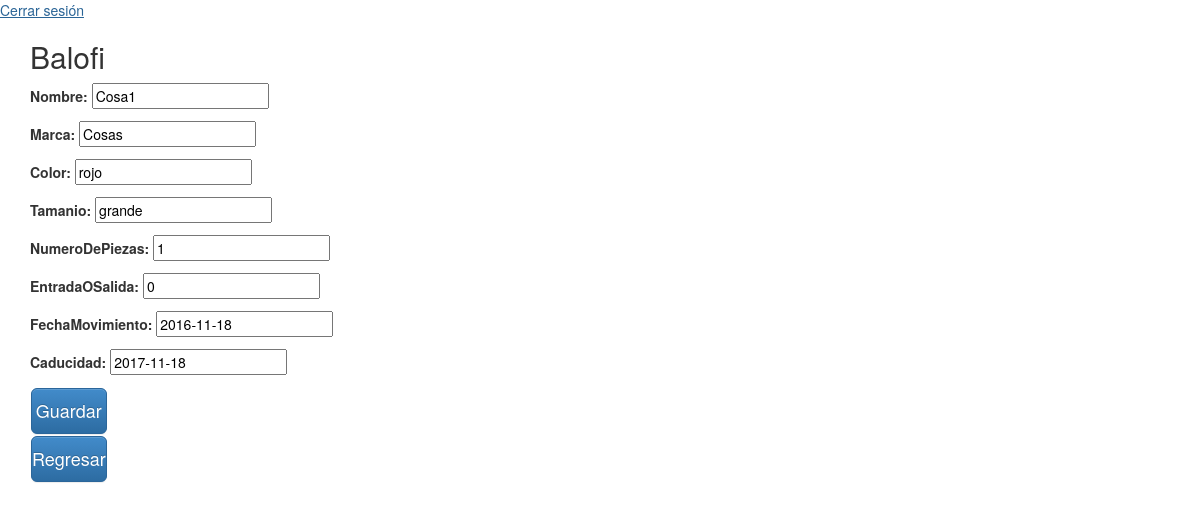
Page /editarProducto/1/NIGL910324AA1 on the committed database.
### balofi/models.py (models this page shows)
class Productos(models.Model):
	idProducto = models.IntegerField(primary_key=True)
	nombre = models.CharField(max_length=50)
	marca = models.CharField(max_length=50)
	color = models.CharField(max_length=15)
	tamanio = models.CharField(max_length=15)
	numeroDePiezas = models.IntegerField(default=1)
	entradaOSalida = models.IntegerField(default=0)
	fechaMovimiento = models.DateField(auto_now=False,auto_now_add=False)
	caducidad = models.DateField(auto_now=False,auto_now_add=False)
	cantidad = models.IntegerField(default=1)
	cliente = models.CharField(max_length=13)

### balofi/views.py (the view)
# urls.py: url(r'^editarProducto/(?P<pk>.+)/(?P<rfc>.+)$', views.editar_Producto, name='editarProducto'),
def editar_Producto(request, pk, rfc):
	producto = get_object_or_404(Productos, pk=pk)
	cliente = get_object_or_404(Clientes, rfc=rfc)
	if request.method == "POST":
		form = FormProducto(request.POST,instance=producto)
		if form.is_valid():
			x = form.save(commit=False)
			producto.save()
			return redirect(VerProductos, cliente.rfc)
	else:
		form = FormProducto(instance = producto)
		return render(request,'balofi/editarProducto.html',{'form':form, 'cliente':cliente})
	form=Formproducto(instance = producto)
	return render(request, 'balofi/editarProducto.html', {'form':form, 'cliente':cliente})

### balofi/forms.py
class FormProducto(forms.ModelForm):
	class Meta:
		model=Productos
		fields=('nombre','marca','color','tamanio','numeroDePiezas','entradaOSalida','fechaMovimiento','caducidad',)

### balofi/templates/balofi/editarProducto.html (shortened to what this page needs)
{% load i18n staticfiles %}
<html>
<head>
<link rel="stylesheet" type="text/css" href="{% static 'balofi/css/bootstrap.min.css' %}">
<link rel="stylesheet" type="text/css" href="{% static 'balofi/css/bootstrap-theme.min.css' %}">
<link rel="stylesheet" type="text/css" href="{% static 'balofi/css/base.css' %}" />
</head>
<body>
  <a href={% url 'registration:login' %}>Cerrar sesi&oacute;n</a>
 <div class="container">
  <h2 class="form-signin-heading">Balofi</h2>
 </div>
 <div class="container">
{% block content %}
<form method="POST" class="productos-form">{% csrf_token %}
{{form.as_p}}
<table>
<tr><td><button type='submit' class="btn btn-lg btn-primary btn-block">Guardar</button></td><td></td></tr>
</form>
{% endblock %}
</div>
 <div clas="container">
  <tr><td><a href={% url 'productos' cliente.pk %}><button class="btn btn-lg btn-primary btn-block" type="submit">Regresar</button></a></td><td></td></tr>
  </div>
</body>
</html>

### balofi/static/balofi/css/base.css (style rules this page uses)
body { padding-bottom: 40px; }

### rows in the picture
Productos: nombre "Cosa1", marca "Cosas", color "rojo", tamanio "grande", numeroDePiezas "1", entradaOSalida "0", fechaMovimiento "2016-11-18", caducidad "2017-11-18"
